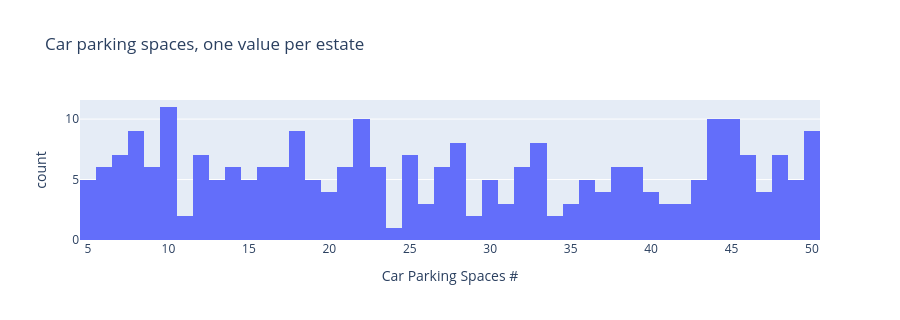

Here is the notebook cell this chart was saved with:
### Code cell
# One value per estate (every unit in an estate has the same figure, section 4.3).
parking = pd.to_numeric(raw_portfolio["Car Parking Spaces #"])
per_estate = parking.groupby(raw_portfolio["Industrial Estate Name"]).first()
px.histogram(x=per_estate, nbins=46, title="Car parking spaces, one value per estate",
             labels={"x": "Car Parking Spaces #"}, height=320).show()

size = pd.to_numeric(raw_portfolio["Size sqm"])
print(f"{len(per_estate)} estates; each value 5-50 used by "
      f"{per_estate.value_counts().min()}-{per_estate.value_counts().max()} estates")
print(f"rank correlation with unit size: {parking.corr(size, method='spearman'):.2f}")

### Figure 1 — Plotly figure (JSON) as saved in the notebook; plotly's stock layout.template omitted (floating-point values rounded to 4 significant figures; data arrays with more than 128 entries replaced by an {"elided": "..."} marker saying what was removed)
{"data": [{"bingroup": "x", "hovertemplate": "Car Parking Spaces #=%{x}<br>count=%{y}<extra></extra>", "legendgroup": "", "marker": {"color": "#636efa", "pattern": {"shape": ""}}, "name": "", "nbinsx": 46, "orientation": "v", "showlegend": false, "type": "histogram", "x": {"elided": "263 int values"}, "xaxis": "x", "yaxis": "y"}], "layout": {"barmode": "relative", "height": 320, "legend": {"tracegroupgap": 0}, "title": {"text": "Car parking spaces, one value per estate"}, "xaxis": {"anchor": "y", "domain": [0.0, 1.0], "title": {"text": "Car Parking Spaces #"}}, "yaxis": {"anchor": "x", "domain": [0.0, 1.0], "title": {"text": "count"}}}}
